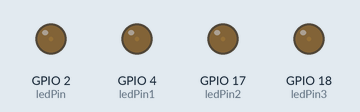
Bench run of a sketch on a simulated ESP32. On the bench: output pins drawn as LEDs (lit = HIGH). What the sketch prints to the serial monitor is not drawn.

Above: at 0.05 s.
At 1.15 s:
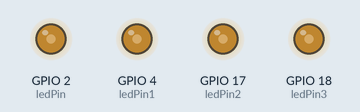
At 2.3 s:
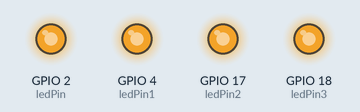
At 3.45 s:
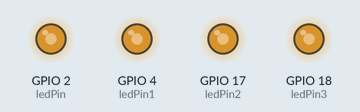
At 4.6 s:
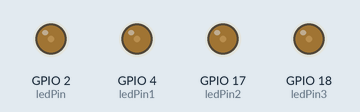
Timing chart, 0 to 6.7 s (numbered marks = the images above):
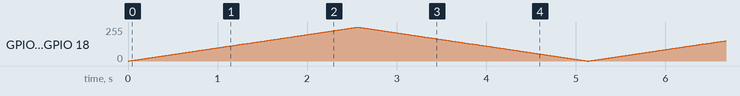

The sketch:

lab03.ino
```cpp
// 定义LED引脚
const int ledPin = 2;
const int ledPin1 = 4;
const int ledPin2 = 17;
const int ledPin3 = 18;

// 设置PWM属性
const int freq = 5000;          // 频率 5000Hz
const int resolution = 8;       // 分辨率 8位 (0-255)

void setup() {
  Serial.begin(115200);

  // 【新版用法】直接将引脚、频率和分辨率绑定
  // 它会自动返回一个关联的通道（如果需要的话）
  ledcAttach(ledPin, freq, resolution);
   ledcAttach(ledPin1, freq, resolution);
    ledcAttach(ledPin2, freq, resolution);
     ledcAttach(ledPin3, freq, resolution);
}

void loop() {
  // 逐渐变亮
  for(int dutyCycle = 0; dutyCycle <= 255; dutyCycle++){
    // 【新版用法】直接通过引脚号写入，不再需要指定通道
    ledcWrite(ledPin1, dutyCycle);
      ledcWrite(ledPin2, dutyCycle);
        ledcWrite(ledPin3, dutyCycle);
          ledcWrite(ledPin, dutyCycle);
    delay(10);
  }

  // 逐渐变暗
  for(int dutyCycle = 255; dutyCycle >= 0; dutyCycle--){
    ledcWrite(ledPin, dutyCycle);
    ledcWrite(ledPin1, dutyCycle);
    ledcWrite(ledPin2, dutyCycle);
    ledcWrite(ledPin3, dutyCycle);
    delay(10);
  }

  Serial.println("Breathing cycle completed");
}
```
